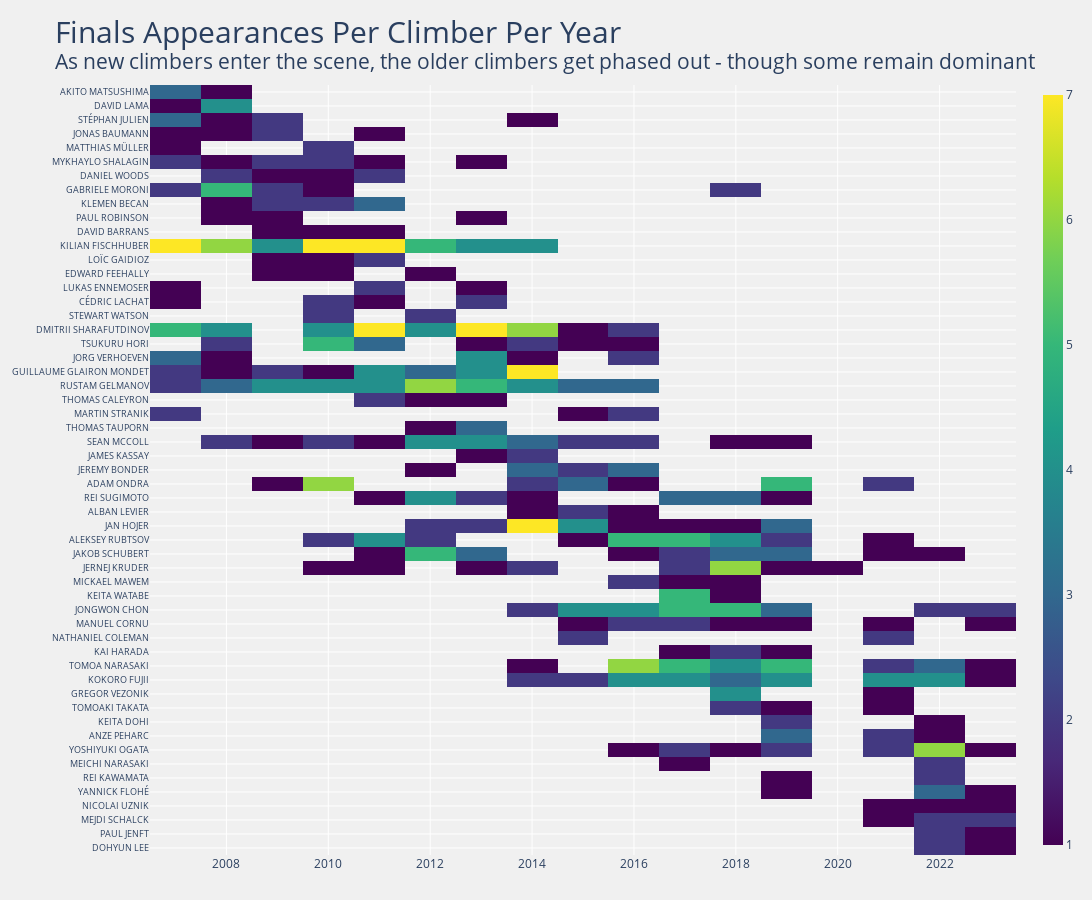

The code cell stored with this chart in its notebook:
### Markdown cell above
## Individual Finals Appearances Over Time

### Code cell
def plot_heatmap(df):
    finalists = df[df['Final'].notna()]
    num_finals = finalists.groupby('Name', as_index=False)['Final'].count()
    climbers = np.unique(num_finals.loc[num_finals['Final'] >= 3, 'Name'])
    years = np.unique(finalists['Year'])
    
    # count number of finals per climber and year, and sorts
    dat = pd.DataFrame(np.nan, columns=years, index=climbers)
    grp = finalists[finalists["Name"].isin(climbers)].groupby(["Name", "Year"], as_index=False).count()
    for idx, row in grp.iterrows():
        dat.loc[row["Name"], row["Year"]] = row["Final"]
    srt = ((dat * dat.columns).mean(1)/dat.mean(1)).argsort() #weighted average

    heat = go.Heatmap(x=years,
                      y=dat.iloc[srt].index, 
                      z=dat.iloc[srt],
                      name='',
                      hoverongaps=False,
                      hovertemplate="<b>%{y}</b><br>Year: %{x}<br>Finals: %{z}",
                      coloraxis="coloraxis"
                     )    

    title = ("Finals Appearances Per Climber Per Year<br>"
            "<sup>As new climbers enter the scene, the older climbers get phased out - though some remain dominant")

    fig = go.Figure(heat)
    fig.update_layout(width=1200, height=900,
                      title=dict(text=title,
                                 font=dict(size=30)),
                      coloraxis=dict(colorscale='Viridis',
                                     colorbar_thickness=20),
                      plot_bgcolor='#f0f0f0',
                      paper_bgcolor='#f0f0f0',
                      yaxis_autorange='reversed',
                      yaxis=dict(autorange='reversed',
                                 tickfont=dict(size=9)),
                      margin=dict(l=25, r=25, t=85, b=45))

    fig.show(config=config)
    
plot_heatmap(boulder_men_all_results)

### Figure 1 — Plotly figure (JSON) as saved in the notebook; plotly's stock layout.template omitted (floating-point values rounded to 4 significant figures; data arrays with more than 128 entries replaced by an {"elided": "..."} marker saying what was removed)
{"data": [{"coloraxis": "coloraxis", "hoverongaps": false, "hovertemplate": "<b>%{y}</b><br>Year: %{x}<br>Finals: %{z}", "name": "", "type": "heatmap", "x": [2007, 2008, 2009, 2010, 2011, 2012, 2013, 2014, 2015, 2016, 2017, 2018, 2019, 2020, 2021, 2022, 2023], "y": ["AKITO MATSUSHIMA", "DAVID LAMA", "STÉPHAN JULIEN", "JONAS BAUMANN", "MATTHIAS MÜLLER", "MYKHAYLO SHALAGIN", "DANIEL WOODS", "GABRIELE MORONI", "KLEMEN BECAN", "PAUL ROBINSON", "DAVID BARRANS", "KILIAN FISCHHUBER", "LOÏC GAIDIOZ", "EDWARD FEEHALLY", "LUKAS ENNEMOSER", "CÉDRIC LACHAT", "STEWART WATSON", "DMITRII SHARAFUTDINOV", "TSUKURU HORI", "JORG VERHOEVEN", "GUILLAUME GLAIRON MONDET", "RUSTAM GELMANOV", "THOMAS CALEYRON", "MARTIN STRANIK", "THOMAS TAUPORN", "SEAN MCCOLL", "JAMES KASSAY", "JEREMY BONDER", "ADAM ONDRA", "REI SUGIMOTO", "ALBAN LEVIER", "JAN HOJER", "ALEKSEY RUBTSOV", "JAKOB SCHUBERT", "JERNEJ KRUDER", "MICKAEL MAWEM", "KEITA WATABE", "JONGWON CHON", "MANUEL CORNU", "NATHANIEL COLEMAN", "KAI HARADA", "TOMOA NARASAKI", "KOKORO FUJII", "GREGOR VEZONIK", "TOMOAKI TAKATA", "KEITA DOHI", "ANZE PEHARC", "YOSHIYUKI OGATA", "MEICHI NARASAKI", "REI KAWAMATA", "YANNICK FLOHÉ", "NICOLAI UZNIK", "MEJDI SCHALCK", "PAUL JENFT", "DOHYUN LEE"], "z": {"elided": "55x17 int values"}}], "layout": {"coloraxis": {"colorbar": {"thickness": 20}, "colorscale": [[0, "#440154"], [0.1111, "#482878"], [0.2222, "#3e4989"], [0.3333, "#31688e"], [0.4444, "#26828e"], [0.5556, "#1f9e89"], [0.6667, "#35b779"], [0.7778, "#6ece58"], [0.8889, "#b5de2b"], [1, "#fde725"]]}, "height": 900, "margin": {"b": 45, "l": 25, "r": 25, "t": 85}, "paper_bgcolor": "#f0f0f0", "plot_bgcolor": "#f0f0f0", "title": {"font": {"size": 30}, "text": "Finals Appearances Per Climber Per Year<br><sup>As new climbers enter the scene, the older climbers get phased out - though some remain dominant"}, "width": 1200, "xaxis": {"autorange": true, "range": [2006.0, 2024.0], "type": "linear"}, "yaxis": {"autorange": true, "range": [54.5, -0.5], "tickfont": {"size": 9}, "type": "category"}}}
